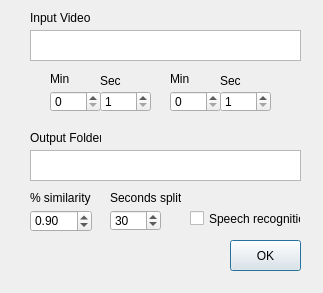
<?xml version="1.0" encoding="UTF-8"?>
<ui version="4.0">
 <class>Dialog</class>
 <widget class="QDialog" name="Dialog">
  <property name="geometry">
   <rect>
    <x>0</x>
    <y>0</y>
    <width>323</width>
    <height>293</height>
   </rect>
  </property>
  <property name="windowTitle">
   <string>Splitter</string>
  </property>
  <property name="sizeGripEnabled">
   <bool>false</bool>
  </property>
  <property name="modal">
   <bool>false</bool>
  </property>
  <widget class="QSpinBox" name="spinMinStart">
   <property name="geometry">
    <rect>
     <x>50</x>
     <y>91</y>
     <width>51</width>
     <height>21</height>
    </rect>
   </property>
  </widget>
  <widget class="QSpinBox" name="spinSecStart">
   <property name="geometry">
    <rect>
     <x>100</x>
     <y>91</y>
     <width>51</width>
     <height>21</height>
    </rect>
   </property>
   <property name="minimum">
    <number>1</number>
   </property>
  </widget>
  <widget class="QLabel" name="label">
   <property name="geometry">
    <rect>
     <x>50</x>
     <y>71</y>
     <width>51</width>
     <height>16</height>
    </rect>
   </property>
   <property name="text">
    <string>Min</string>
   </property>
  </widget>
  <widget class="QLabel" name="label_2">
   <property name="geometry">
    <rect>
     <x>100</x>
     <y>70</y>
     <width>51</width>
     <height>21</height>
    </rect>
   </property>
   <property name="text">
    <string>Sec</string>
   </property>
  </widget>
  <widget class="QTextEdit" name="inptPathVideo">
   <property name="geometry">
    <rect>
     <x>30</x>
     <y>30</y>
     <width>271</width>
     <height>31</height>
    </rect>
   </property>
  </widget>
  <widget class="QTextEdit" name="inptOutputFolder">
   <property name="enabled">
    <bool>true</bool>
   </property>
   <property name="geometry">
    <rect>
     <x>30</x>
     <y>150</y>
     <width>271</width>
     <height>31</height>
    </rect>
   </property>
  </widget>
  <widget class="QLabel" name="label_3">
   <property name="geometry">
    <rect>
     <x>30</x>
     <y>10</y>
     <width>71</width>
     <height>16</height>
    </rect>
   </property>
   <property name="text">
    <string>Input Video</string>
   </property>
  </widget>
  <widget class="QLabel" name="label_4">
   <property name="geometry">
    <rect>
     <x>30</x>
     <y>130</y>
     <width>71</width>
     <height>16</height>
    </rect>
   </property>
   <property name="text">
    <string>Output Folder</string>
   </property>
  </widget>
  <widget class="QSpinBox" name="spinSecEnd">
   <property name="geometry">
    <rect>
     <x>220</x>
     <y>91</y>
     <width>51</width>
     <height>21</height>
    </rect>
   </property>
   <property name="minimum">
    <number>1</number>
   </property>
  </widget>
  <widget class="QSpinBox" name="spinMinEnd">
   <property name="geometry">
    <rect>
     <x>170</x>
     <y>91</y>
     <width>51</width>
     <height>21</height>
    </rect>
   </property>
   <property name="minimum">
    <number>0</number>
   </property>
   <property name="value">
    <number>0</number>
   </property>
  </widget>
  <widget class="QLabel" name="label_7">
   <property name="geometry">
    <rect>
     <x>170</x>
     <y>71</y>
     <width>51</width>
     <height>16</height>
    </rect>
   </property>
   <property name="text">
    <string>Min</string>
   </property>
  </widget>
  <widget class="QLabel" name="label_8">
   <property name="geometry">
    <rect>
     <x>220</x>
     <y>70</y>
     <width>51</width>
     <height>21</height>
    </rect>
   </property>
   <property name="text">
    <string>Sec</string>
   </property>
  </widget>
  <widget class="QCheckBox" name="checkBoxSpeechRecognition">
   <property name="geometry">
    <rect>
     <x>190</x>
     <y>210</y>
     <width>111</width>
     <height>17</height>
    </rect>
   </property>
   <property name="text">
    <string>Speech recognition</string>
   </property>
  </widget>
  <widget class="QDoubleSpinBox" name="doubleSpinSimilarity">
   <property name="geometry">
    <rect>
     <x>30</x>
     <y>210</y>
     <width>62</width>
     <height>22</height>
    </rect>
   </property>
   <property name="maximum">
    <double>1.000000000000000</double>
   </property>
   <property name="value">
    <double>0.900000000000000</double>
   </property>
  </widget>
  <widget class="QLabel" name="label_9">
   <property name="geometry">
    <rect>
     <x>30</x>
     <y>190</y>
     <width>61</width>
     <height>16</height>
    </rect>
   </property>
   <property name="text">
    <string>% similarity</string>
   </property>
  </widget>
  <widget class="QLabel" name="label_10">
   <property name="geometry">
    <rect>
     <x>110</x>
     <y>190</y>
     <width>71</width>
     <height>16</height>
    </rect>
   </property>
   <property name="text">
    <string>Seconds split</string>
   </property>
  </widget>
  <widget class="QSpinBox" name="spinSecSplit">
   <property name="geometry">
    <rect>
     <x>110</x>
     <y>210</y>
     <width>51</width>
     <height>21</height>
    </rect>
   </property>
   <property name="value">
    <number>30</number>
   </property>
  </widget>
  <widget class="QPushButton" name="pushButtonOk">
   <property name="geometry">
    <rect>
     <x>230</x>
     <y>240</y>
     <width>71</width>
     <height>31</height>
    </rect>
   </property>
   <property name="text">
    <string>OK</string>
   </property>
  </widget>
 </widget>
 <resources/>
 <connections/>
</ui>
